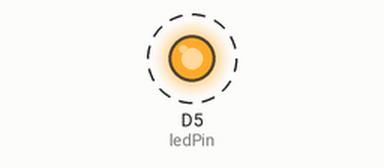
Recording of a sketch running on a simulated ESP8266 (NodeMCU). On the bench: output pins drawn as LEDs (lit = HIGH). Dashed ring = blinking.

Above: at 0.5 s.
Timing chart, 0 to 4.6 s (numbered marks = the images above):
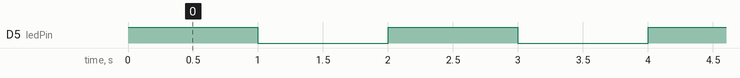

Measured:
- by itself, D5 (ledPin): alternates HIGH for 1.0 s and LOW for 1.0 s

The sketch:

led_controle.ino.ino
```cpp
#define ledPin D5

void setup() {
  // put your setup code here, to run once:
  pinMode(ledPin,OUTPUT);

}

void loop() {

  digitalWrite(ledPin,HIGH);
  delay(1000);
  digitalWrite(ledPin,LOW);
  delay(1000);
  // put your main code here, to run repeatedly:

}
```
